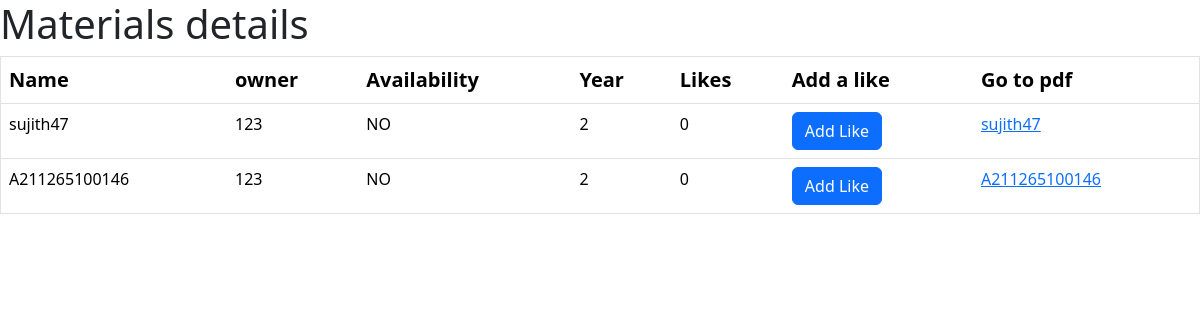
/second_year.php (signed in), run on the app's committed database.
### tables this page shows
CREATE TABLE `material` (
  `id` int(11) NOT NULL,
  `name` varchar(100) NOT NULL,
  `file` varchar(100) DEFAULT NULL,
  `owner` varchar(100) DEFAULT NULL,
  `avail` varchar(100) NOT NULL,
  `year` int(11) NOT NULL,
  `Likes` int(11) NOT NULL
);

### second_year.php (the view, shortened to what this page needs)
<?php
$host = "localhost";
$user = "root";
$password = "";
$db = "schoolproject";
$data = mysqli_connect($host, $user, $password, $db);
$sql1 = "SELECT * FROM `user` WHERE username='" . $_SESSION['username'] . "'";
$result1 = mysqli_query($data, $sql1);
$row1 = $result1->fetch_assoc();
$sql = "SELECT * FROM `material` where year='2'";
$result = mysqli_query($data, $sql);
?>
<!DOCTYPE html>
<html lang="en">
<head>
    <link rel="stylesheet" href="admin.css">
    <link rel="stylesheet" href="https://cdn.jsdelivr.net/npm/bootstrap@5.3.2/dist/css/bootstrap.min.css">
</head>
<body>
    <div class="content">
        <h1>Materials details</h1>
        <table class="table">
            <thead>
                <tr>
                    <th scope="col">Name</th>
                    <th scope="col">owner</th>
                    <th scope="col">Availability</th>
                    <th scope="col">Year</th>
                    <th scope="col">Likes</th>
                    <th scope="col">Add a like</th>
                    <th scope="col">Go to pdf</th>
                </tr>
            </thead>
            <tbody>
                <?php
                while ($row = $result->fetch_assoc()) {
                ?>
                    <tr>
                        <td><?php echo $row["name"]; ?></td>
                        <td><?php echo $row["owner"]; ?></td>
                        <td><?php echo $row["avail"]; ?></td>
                        <td><?php echo $row["year"]; ?></td>
                        <td><?php echo $row["Likes"]; ?></td>
                        <td>
                            <?php
                            if (isset($_SESSION['username']) && (($row['avail'] == "NO" && $row['year'] == $row1['Year']) || $row['avail'] == "YES")) {
                                $materialId = $row['id'];
                                echo "<form method='post'>
                                            <input type='hidden' name='material_id' value='$materialId'>
                                            <button type='submit' name='like' class='btn btn-primary'>Add Like</button>
                                          </form>";
                            }
                            ?>
                        </td>
                        <td>
                            <?php
                            if (($row['avail'] == "NO" && $row['year'] == $row1['Year']) || $row['avail'] == "YES") {
                                $nam = $row['name'];
                                echo "<a href='{$row['file']}' target='_blank'>$nam</a>";
                            }
                            ?>
                        </td>
                    </tr>
                <?php
                }
                ?>
            </tbody>
        </table>
    </div>
</body>
</html>

### admin.css (style rules this page uses)
* { margin: 0px; padding: 0px; }
a { text-decoration: none; }

### second_year.php (style rules this page uses)
table { border: 1px solid black; }
th { padding: 20px; font-size: 20px; }

### data on the page
material: name "sujith47", owner "123", avail "NO", year "2", Likes "0"
material: name "A211265100146", owner "123", avail "NO", year "2", Likes "0"
